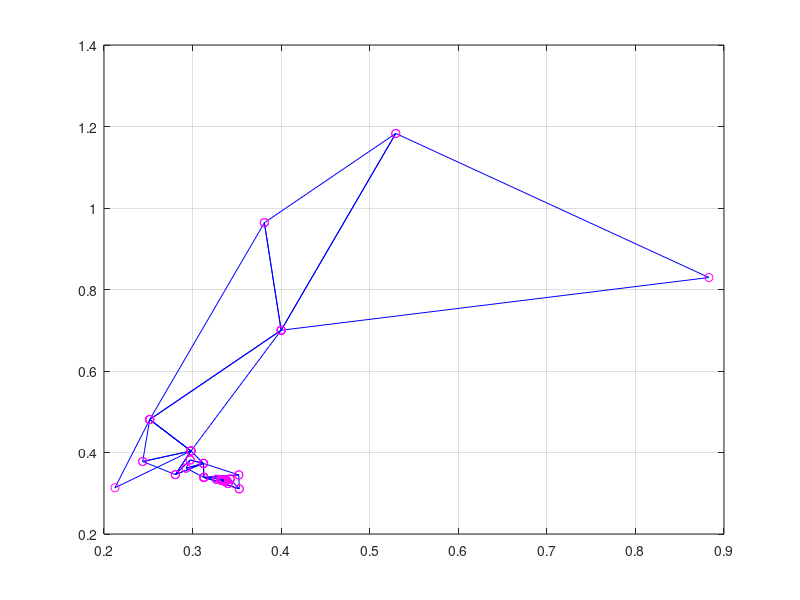

Write MATLAB code to recreate this figure.
function Simplex

f = @(X) (1 / 8) * ((X(1) .^ 2) .* X(2) + X(1) .* (X(2) .^ 2) - X(1) .* X(2));

% pradiniai artiniai
X_0 = [0, 0];
X_1 = [1, 1];
X_m = [4 / 10, 7 / 10];

% pasirenkamas pradinis artinys
X0 = X_m;

% pasirenkami parametrai
alpha = 0.5; % reguliuoja pradinio simplekso krastines ilgi
teta = 0.2; % reguliuoja tieses lygti, breziamos per vidurio taska, ieskant naujos virsunes
% simplekso deformavimo koeficientai
gamma = 2.0; % reguliuoja simplekso ispletima, gamma > 1
beta = 0.5; % reguliuoja simplekso suspaudima, 0 < beta < 1
eta = - 0.5; % reguliuoja simplekso suspaudima, -1 < eta < 0

epsilon = 10 ^ (- 4); % tikslumas

% Pradinio simplekso sudarymas
n = 2; % keliu kintamuju funkcija yra minimizuojama
delta1 = alpha * (sqrt(n + 1) + n - 1) / (n * sqrt(2));
delta2 = alpha * (sqrt(n + 1) - 1) / (n * sqrt(2));

% kitos simplekso virsunes (apskaiciuojame pagal teorine medziaga)
X1 = [X0(1, 1) + delta2, X0(1, 2) + delta1];
X2 = [X0(1, 1) + delta1, X0(1, 2) + delta2];

% funkcijos reiksmes simplekso virsunese
y0 = f(X0);
y1 = f(X1);
y2 = f(X2);

% simplekso virsuniu masyvas
X = [X0; X1; X2];

% funkcijos reiksmiu simplekso virsunese masyvas
y = [y0, y1, y2];

% Pradinio simplekso braizymas:
deltax = [X0(1), X0(1), X1(1); X1(1), X2(1), X2(1)];
deltay = [X0(2), X0(2), X1(2); X1(2), X2(2), X2(2)];
plot(deltax, deltay, 'b');
grid on;
hold on;
plot(X(:, 1), X(:, 2), 'mo'); % atvaizduoja bandymo taskus rutuliukais
hold on;

k = 1; % iteraciju skaitliukas (pradinio simplekso sudarymas = 1 iteracija)
i = 3; % funkcijos kvietimu skaiciaus skaitliukas
kmax = 100; % maksimalus iteraciju skaicius
imax = 100; % maksimalus funkcijos kvietimu skaicius

format short;

% Metodo realizavimas
disp(['   x1   x2    f(x1,x2)    k    (f kv. sk.)']);
disp('-----------------------------------------------');

goal = false;
while ~ goal
    % Randami Xh, Xg, Xl ir funkcijos reiksmes siuose taskuose yh, yg, yl
    [~, nr] = sort(y); % y0, y1, y2 reiksmes isdestomos didejimo tvarka; nr rodys ju numerius masyve y
 
    yl = y(nr(1)); % maziausia y reiksme
    Xl = X(nr(1), :);
 
    yh = y(nr(n + 1)); % didziausia y reiksme
    Xh = X(nr(n + 1), :);
 
    yg = y(nr(n)); % antra pagal dydi y reiksme
    Xg = X(nr(n), :);
 
    % Viduriu tasko Xc ir naujo artinio Xnew apskaiciavimas
    Xc = (Xg + Xl) / 2;
 
    Xnew = Xh + (1 + teta) * (Xc - Xh);
    ynew = f(Xnew);
    i = i + 1;
 
    % Jei bent viena neigiama koordinate, keiciame krypti
    if Xnew(1) <= 0 || Xnew(2) <= 0
        %disp('Neigiama artinio koordinate! Keiciame krypti.');
        teta = - 1 / 2;
        Xnew = Xh + (1 + teta) * (Xc - Xh);
        ynew = f(Xnew);
        i = i + 1;
    endif
 
    % Naujo simplekso sudarymas
    if (yl < ynew) && (ynew < yg)
        teta = 1;
    elseif ynew < yl
        teta = gamma;
        Z = Xh + (1 + teta) * (Xc - Xh);
        yz = f(Z);
        i = i + 1;
        if yz < ynew
            ynew = yz;
            Xnew = Z;
        endif
    elseif ynew > yh
        teta = eta;
        Z = Xh + (1 + teta) * (Xc - Xh);
        Xnew = Z;
        ynew = f(Z);
        i = i + 1;
    elseif (yg < ynew) && (ynew < yh)
        teta = beta;
        Z = Xh + (1 + teta) * (Xc - Xh);
        Xnew = Z;
        ynew = f(Z);
        i = i + 1;
    endif
 
    if Xnew(1) <= 0 || Xnew(2) <= 0
        disp('Neigiama artinio koordinate! Keiciame krypti.');
        teta = - 1 / 2;
        Xnew = Xh + (1 + teta) * (Xc - Xh);
        ynew = f(Xnew);
        i = i + 1;
    endif
 
     fprintf('%f    %f   %f %d   %d', Xnew, ynew, k, i);
 
    count = 0;
 
    if max([norm(Xl - Xg), norm(Xl - Xh), norm(Xg - Xh)]) < epsilon
        disp(' ')
        disp(['Simpleksas tapo mazas (krastiniu ilgiai mazesni uz epsilon=', num2str(epsilon), ')']);
        count = count + 1;
    endif
 
    if max([abs(yl - yg), abs(yl - yh), abs(yg - yh)]) < epsilon
        % used for pretty output
        if ~count
          disp(' ')
        endif  
        disp(['Funkcijos reiksmes simplekso virsunese panasios (tikslumu epsilon=', num2str(epsilon), ')']);
        count = count + 1;
    endif
 
    if i >= imax
        count = count + 1;
        disp(['Pasiektas maksimalus funkciju kvietimu skaicius i=', num2str(imax)]);
        if count == 3
            disp(' ');
            disp('Patenkinamos sustojimo salygos. Skaiciavimai baigiami, nes:');
            disp(['1) simpleksas tapo mazas (krastiniu ilgiai mazesni uz epsilon=', num2str(epsilon), ')']);
            disp(['2) funkcijos reiksmes simplekso virsunes panasios (tikslumu epsilon=', num2str(epsilon), ')']);
            disp(['3) pasiektas maksimalus funkciju kvietimu skaicius=', num2str(imax), ')']);
            goal = true;
        endif
    endif
 
    if k == kmax
        format short;
        disp(['Pasiektas maksimalus iteraciju skaicius k=', num2str(kmax)]);
        break
    endif
 
    k = k + 1;
    % naujas artinys
    X = [Xl; Xg; Xnew];
    % funkcijos reiksmes naujame artinyje
    y = [yl, yg, ynew];

 
    % Simplekso braizymas:
    deltax = [Xl(1), Xl(1), Xg(1); Xg(1), Xnew(1), Xnew(1)];
    deltay = [Xl(2), Xl(2), Xg(2); Xg(2), Xnew(2), Xnew(2)];
    plot(deltax, deltay, 'b');
    hold on;
    plot(X(:, 1), X(:, 2), 'mo');
    hold on;
 
    % used for pretty output
    if ~ count
        disp(' ');
    endif
 
endwhile

endfunction
